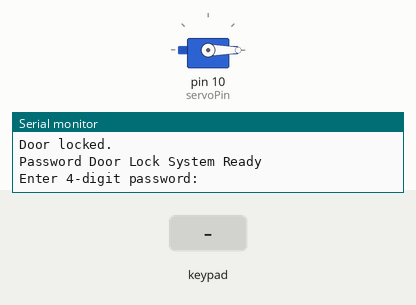
The sketch below on a simulated Arduino Uno, built with avr-gcc and run on an emulated ATmega328P. Shown: servo, the last lines printed to the serial monitor. The test bench sets the inputs (shaded band).

Above: at 1.2 s.
1.3 s: keypad keys 1 2 3 4 * pressed 0.4 s apart
At 4.0 s:
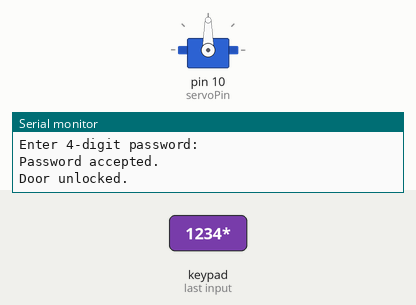
6.3 s: key 'A' pressed
7.8 s: key '*' pressed
9.3 s: keypad keys 1 2 3 4 # pressed 0.4 s apart
Timing chart, 0 to 12.3 s (numbered marks = the images above; inputs shaded):
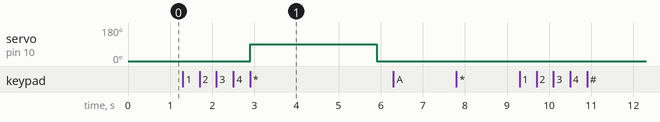

The sketch:

door_lock.ino
```cpp
/*
  Password-Protected Door Lock (v1.1)
  -----------------------------------
  Arduino-based security system using a 4x4 keypad and servo motor.
  Password input is kept in a fixed-size buffer and is never printed.
*/

#include <Keypad.h>
#include <Servo.h>
#include "PasswordInput.h"
#include "LockTiming.h"
#include "AttemptLimiter.h"

// ----- Keypad Setup -----
const byte ROWS = 4;
const byte COLS = 4;

char keys[ROWS][COLS] = {
  {'1','2','3','A'},
  {'4','5','6','B'},
  {'7','8','9','C'},
  {'*','0','#','D'}
};

byte rowPins[ROWS] = {9, 8, 7, 6};
byte colPins[COLS] = {5, 4, 3, 2};

Keypad keypad = Keypad(makeKeymap(keys), rowPins, colPins, ROWS, COLS);

// ----- Servo Setup -----
Servo lockServo;
const int servoPin = 10;

// ----- Security Setup -----
PasswordInput inputPassword;
const char correctPassword[] = "1234"; // Change before deploying the lock.
const uint32_t UNLOCK_DURATION_MS = 3000UL;
const uint32_t PIN_COOLDOWN_MS = 30000UL;
AttemptLimiter pinAttempts(3, PIN_COOLDOWN_MS);

bool isUnlocked = false;
uint32_t unlockedAt = 0;

void setup() {
  Serial.begin(9600);
  lockServo.attach(servoPin);

  lockDoor();

  Serial.println("Password Door Lock System Ready");
  Serial.println("Enter 4-digit password:");
}

void loop() {
  updateLockTimeout();

  const char key = keypad.getKey();
  if (!key) {
    return;
  }

  if (pinAttempts.isLocked(static_cast<uint32_t>(millis()))) {
    inputPassword.clear();
    Serial.println("Too many incorrect attempts. Try again after cooldown.");
    return;
  }

  if (key == '#') {
    inputPassword.clear();
    Serial.println("Input cleared.");
  } else if (key == '*') {
    checkPassword();
  } else if (!inputPassword.appendDigit(key)) {
    Serial.println("Enter up to four numeric digits.");
  }
}

void checkPassword() {
  if (inputPassword.matches(correctPassword)) {
    pinAttempts.reset();
    Serial.println("Password accepted.");
    unlockDoor();
  } else {
    pinAttempts.recordFailure(static_cast<uint32_t>(millis()));
    Serial.println("Incorrect password.");
  }

  inputPassword.clear();
}

void updateLockTimeout() {
  if (isUnlocked
      && lockTimeoutElapsed(static_cast<uint32_t>(millis()), unlockedAt, UNLOCK_DURATION_MS)) {
    lockDoor();
  }
}

void unlockDoor() {
  lockServo.write(90);
  isUnlocked = true;
  unlockedAt = static_cast<uint32_t>(millis());
  Serial.println("Door unlocked.");
}

void lockDoor() {
  lockServo.write(0);
  isUnlocked = false;
  Serial.println("Door locked.");
}
```

AttemptLimiter.h
```cpp
#ifndef DOOR_LOCK_ATTEMPT_LIMITER_H
#define DOOR_LOCK_ATTEMPT_LIMITER_H

#include <stdint.h>
#include "LockTiming.h"

// A short cooldown after repeated failed PIN attempts. Uses unsigned millis()
// arithmetic so the cooldown survives the 32-bit counter rollover.
class AttemptLimiter {
public:
    AttemptLimiter(uint8_t maxFailures, uint32_t cooldownMs)
        : maxFailures_(maxFailures), cooldownMs_(cooldownMs),
          failures_(0), locked_(false), lockedAt_(0) {}

    bool isLocked(uint32_t now) {
        if (locked_ && lockTimeoutElapsed(now, lockedAt_, cooldownMs_)) {
            reset();
        }
        return locked_;
    }

    void recordFailure(uint32_t now) {
        if (isLocked(now)) {
            return;
        }
        if (maxFailures_ > 0 && ++failures_ >= maxFailures_) {
            locked_ = true;
            lockedAt_ = now;
        }
    }

    void reset() {
        failures_ = 0;
        locked_ = false;
        lockedAt_ = 0;
    }

    uint8_t failures() const { return failures_; }

private:
    uint8_t maxFailures_;
    uint32_t cooldownMs_;
    uint8_t failures_;
    bool locked_;
    uint32_t lockedAt_;
};

#endif
```

LockTiming.h
```cpp
#ifndef DOOR_LOCK_TIMING_H
#define DOOR_LOCK_TIMING_H

#include <stdint.h>

// Unsigned subtraction keeps the timeout correct across the 32-bit millis()
// counter rollover used by Arduino boards.
inline bool lockTimeoutElapsed(uint32_t now, uint32_t unlockedAt, uint32_t timeoutMs) {
    return static_cast<uint32_t>(now - unlockedAt) >= timeoutMs;
}

#endif
```

PasswordInput.h
```cpp
#ifndef DOOR_LOCK_PASSWORD_INPUT_H
#define DOOR_LOCK_PASSWORD_INPUT_H

#include <stddef.h>
#include <string.h>

class PasswordInput {
public:
    enum { MAX_LENGTH = 4 };

    PasswordInput() : length_(0), overflowed_(false) {
        buffer_[0] = '\0';
    }

    bool appendDigit(char key) {
        if (key < '0' || key > '9') {
            return false;
        }
        if (length_ >= MAX_LENGTH || overflowed_) {
            overflowed_ = true;
            return false;
        }
        buffer_[length_++] = key;
        buffer_[length_] = '\0';
        return true;
    }

    bool matches(const char* expected) const {
        return !overflowed_ && expected != NULL
            && length_ == MAX_LENGTH
            && strlen(expected) == MAX_LENGTH
            && strcmp(buffer_, expected) == 0;
    }

    void clear() {
        length_ = 0;
        overflowed_ = false;
        buffer_[0] = '\0';
    }

    size_t length() const {
        return length_;
    }

private:
    char buffer_[MAX_LENGTH + 1];
    size_t length_;
    bool overflowed_;
};

#endif
```

Measured:
- after the input at 1.3 s, servo on pin 10 (servoPin): 0° → 90° after 1.6 s, → 0° 3.0 s later
